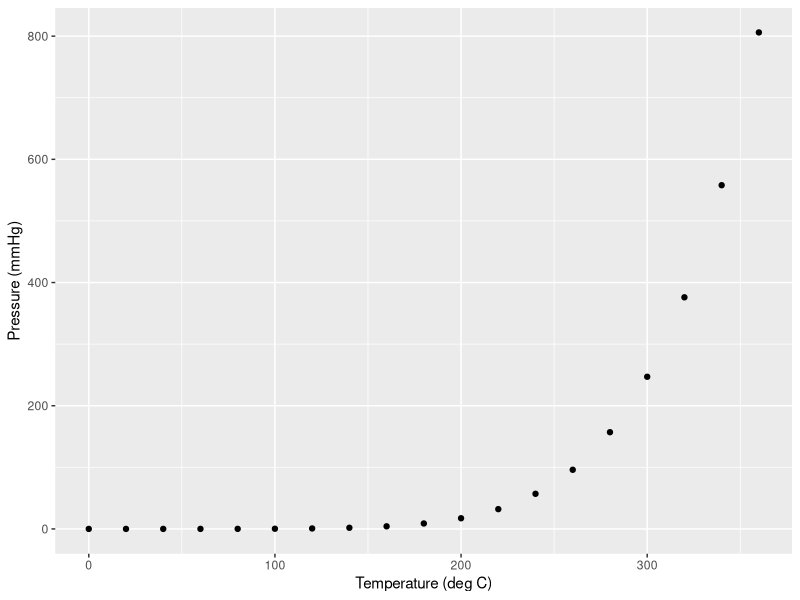
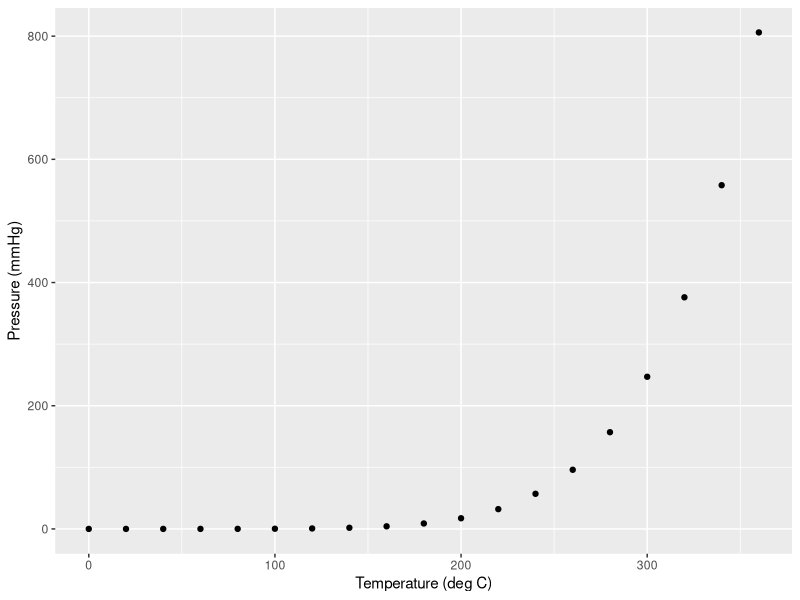

These figures' R source, in order:
## ---- chunk 1
# Insert packages you need here
library(knitr)
library(ggplot2)

## ---- chunk 2
# R code goes in blocks like this one.
# Use comments to help document your code
head(iris)
## ---- chunk 3
# Viewing the iris dataset, the second time
head(iris)
## ---- chunk 4
# Code for the plot here
ggplot(pressure) + 
    geom_point(aes(x=temperature, y=pressure)) +
    xlab("Temperature (deg C)") + ylab("Pressure (mmHg)")
## ---- chunk 5
# Code for the plot here
ggplot(pressure) + 
    geom_point(aes(x=temperature, y=pressure)) +
    xlab("Temperature (deg C)") + ylab("Pressure (mmHg)")
